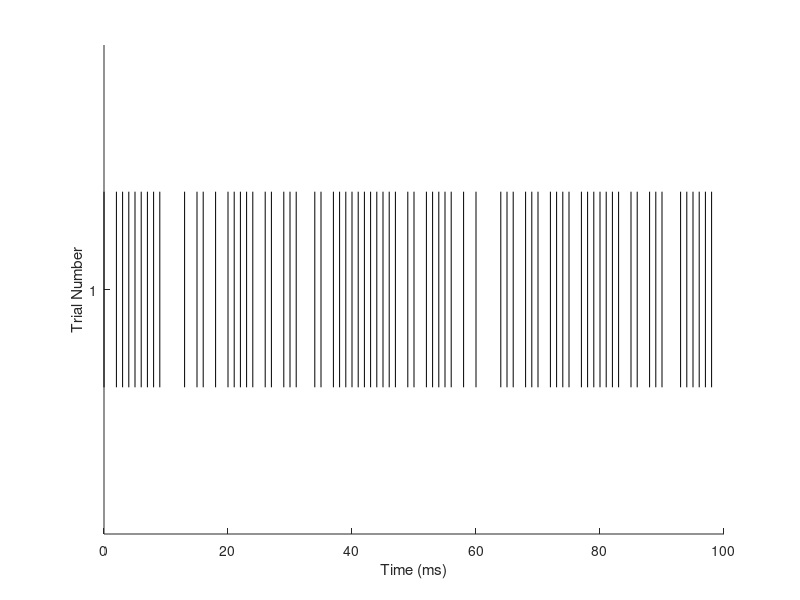

MATLAB code to generate this figure:


function [ h ] = plot_raster2( activity )

if nargin < 1, activity=rand(1,100)*2; end

dt=1/100;
duration=size(activity,2);
nTrials=size(activity,1);
tSim=1;
[spikeMat, tVec] = poissonSpikeGen(activity, tSim, nTrials,dt);
plotRaster(spikeMat, tVec*duration);

xlabel('Time (ms)');
ylabel('Trial Number');
yticks(1:nTrials);

h = gcf;

end



function [spikeMat, tVec] = poissonSpikeGen(fr_in, tSim, nTrials,dt)

nBins = floor(tSim/dt);
for n=1:nTrials
    frMat(n,:)=imresize(fr_in(n,:),[1 nBins],'nearest');
    spikeMat(n,:) = rand(1,nBins) < frMat(n,:);
end
tVec = 0:dt:tSim-dt;
end

function [] = plotRaster(spikeMat, tVec)
hold all;

% M2014colors=[         
%     0         0.4470    0.7410;
%     0.8500    0.3250    0.0980;
%     0.9290    0.6940    0.1250;
%     0.4940    0.1840    0.5560;
%     0.4660    0.6740    0.1880;
%     0.3010    0.7450    0.9330;
%     0.6350    0.0780    0.1840];

M2014colors=repmat([0 0 0],9,1);
% M2014colors=[1 0 0; 0 0 1; 0 0 0];
% M2014colors=flipud([0 0 0; .2 .2 .2; .4 .4 .4; .6 .6 .6; .8 .8 .8]); 
% M2014colors=[1 0 0; 0 1 1; .5 1 0]; 

for trialCount = 1:size(spikeMat,1)
    spikePos = tVec(spikeMat(trialCount, :));
    spikeColor=M2014colors(trialCount,:);
    for spikeCount = 1:length(spikePos)
        plot([spikePos(spikeCount) spikePos(spikeCount)], ...
            [trialCount-0.4 trialCount+0.4], 'k',...
            'Color',spikeColor);
    end
end
ylim([0 size(spikeMat, 1)+1]);
end


% function spikes = makeSpikes(timeStepS, spikesPerS, durationS, numTrains)
% 
% if (nargin < 4)
%     numTrains = 1;
% end
% times = [0:timeStepS:durationS];
% spikes = zeros(numTrains, length(times));
% for train = 1:numTrains
%     vt = rand(size(times));
%     spikesPerS=imresize(spikesPerS,size(vt),'nearest');
%     spikes(train, :) = (spikesPerS*timeStepS) > vt;
% end
% end

